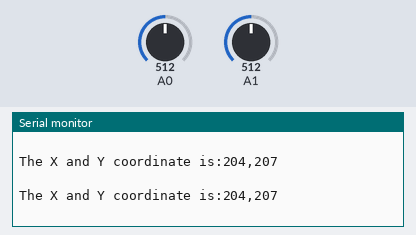
The sketch below on a simulated Arduino Uno, built with avr-gcc and run on an emulated ATmega328P. On the bench: the last lines printed to the serial monitor. The inputs (shaded band) are chosen by the test bench; at power-on: A0 = 512, A1 = 512.

Above: at 1.2 s.
1.3 s: A0 set to 716
At 1.58 s:
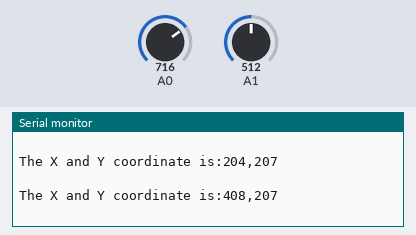
2.8 s: A1 set to 716
At 2.99 s:
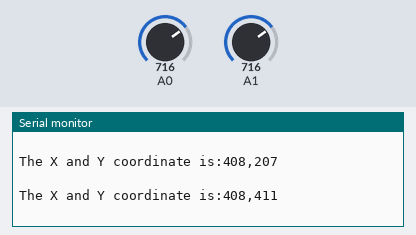
4.3 s: A0 set to 900
At 4.59 s:
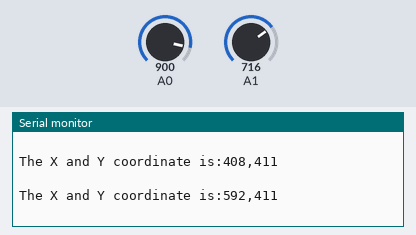
5.8 s: A1 set to 900
At 6.0 s:
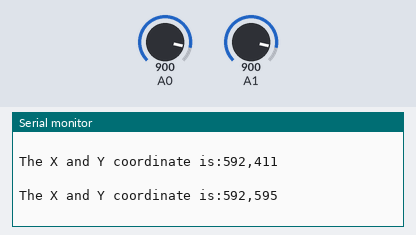
Timing chart, 0 to 8.3 s (numbered marks = the images above; inputs shaded):
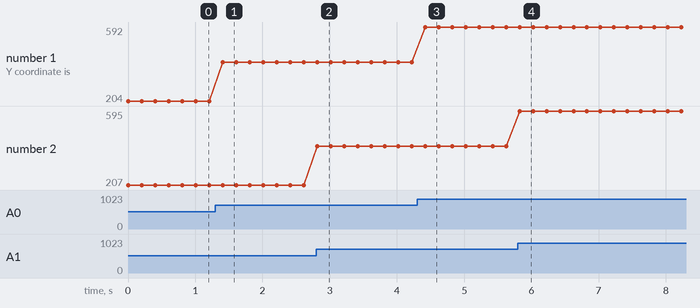

The sketch:

thumbjoystick.ino
```cpp
  /*
modify  Thumb Joystick demo v1.0by:http://www.seeedstudio.com
 connec the module to A0&A1ng;
 */

void setup() {
  // put your setup code here, to run once:
 Serial.begin(9600);
}

void loop() {
  //int sensorValue1 = analogRead(A0)-235;
  //int sensorValue2 = analogRead(A1)-238;
  int sensorValue1 = analogRead(A0)-235-73; // galileo
  int sensorValue2 = analogRead(A1)-238-67; //
  Serial.print("The X and Y coordinate is:");
  Serial.print(sensorValue1, DEC);
  Serial.print(",");
  Serial.println(sensorValue2, DEC);
  Serial.println(" ");
  delay(200);
}
```

Measured:
- after the input at 1.3 s, the serial monitor: prints a new line after 0.11 s (image 1)
- after the input at 2.8 s, the serial monitor: prints a new line at once (image 2)
- after the input at 4.3 s, the serial monitor: prints a new line after 0.12 s (image 3)
- after the input at 5.8 s, the serial monitor: prints a new line at once (image 4)
- plotted number 1: 204 → 408 after the input at 1.3 s, 408 → 592 after the input at 4.3 s
- plotted number 2: 207 → 411 after the input at 2.8 s, 411 → 595 after the input at 5.8 s
